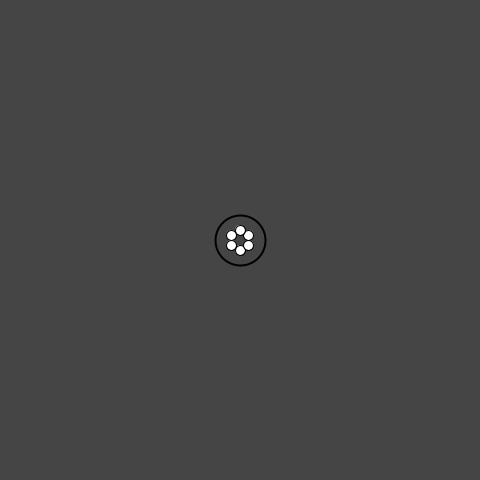
Frame 1 (no input)
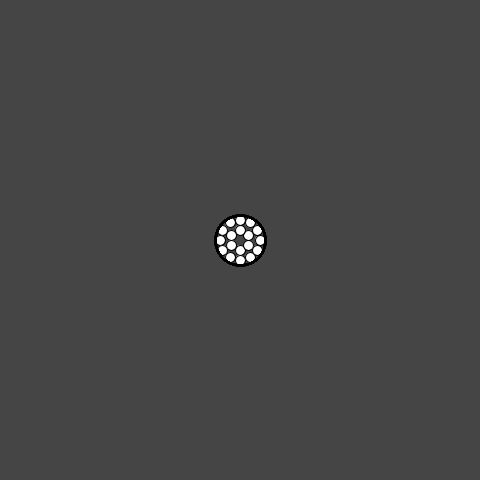
Frame 60 (the mouse pressed at the canvas centre just before this capture)
Frame 120 (the mouse held since frame 60 and released just before this capture): identical to frame 60, image omitted

The Processing sketch that drew these frames (run headless with seeded random() and noise(); from frame 60 on, the mouse is pressed at the canvas centre):

// Processing sketch: CircleDistribution
// ── CircleDistribution.pde
float x;
float y;
float radius;
float circleRadius;  
float totalPoints; 
float breakPoint;

void setup() {
  size(480, 480);
  smooth();
  background(69, 69, 69);
  totalPoints =3;
  circleRadius = 10;
  breakPoint=20;
}

void draw() {

  smooth();
  x=width/2;
  y=height/2;

  radius+=circleRadius;
  for (int j = 0; j < 4; j++) {
    totalPoints+=totalPoints;
    for (int i = 0; i < totalPoints; i++) {
      // polar to cartesian coordinate transformation!
      float theta = map(i, 0, totalPoints, 0, TWO_PI);
      float xt = x + radius * sin(theta);
      float yt = y + radius * cos(theta);
      if (totalPoints>=breakPoint) {
        break;
      }
      strokeWeight(1);
      fill(255, 255, 255);       
      ellipse(xt, yt, circleRadius, circleRadius);
    }
    break;
  }

  stroke(0);
  strokeWeight(2);
  noFill();
  ellipse(x, y, 50, 50);
}
